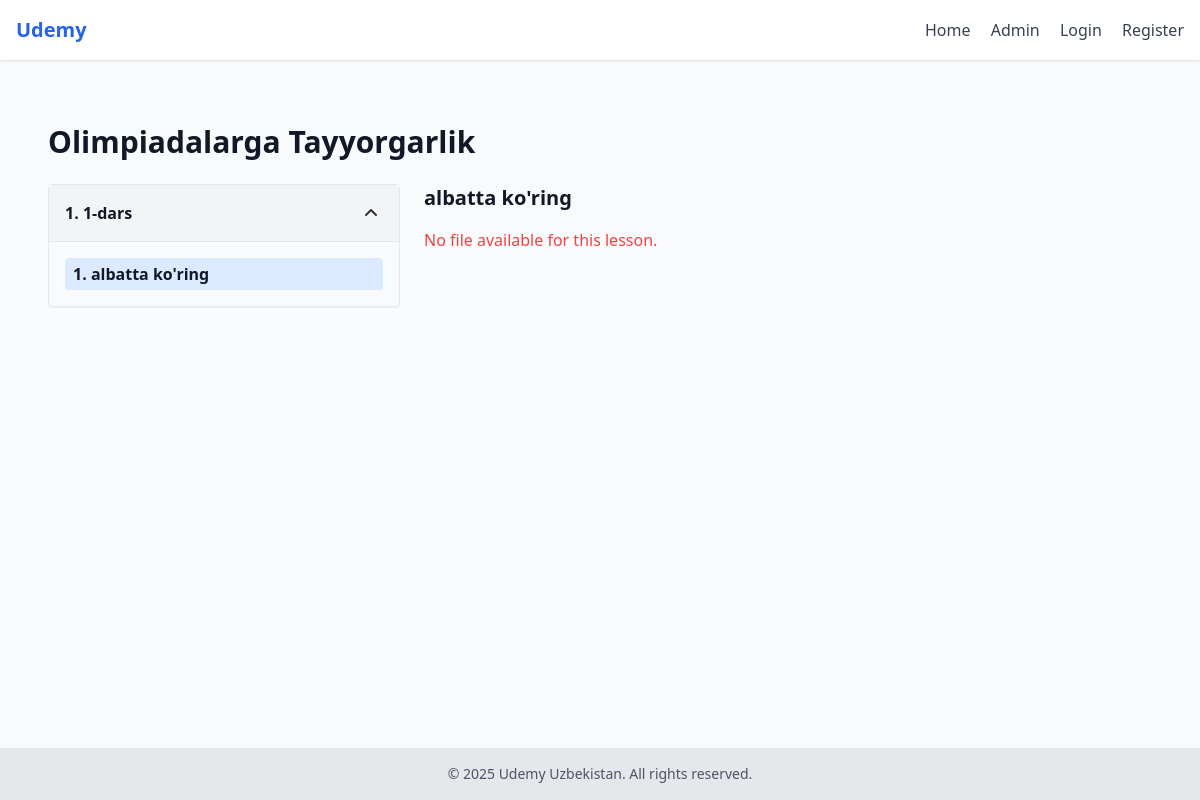
Before: /course/1/ with the older database file.
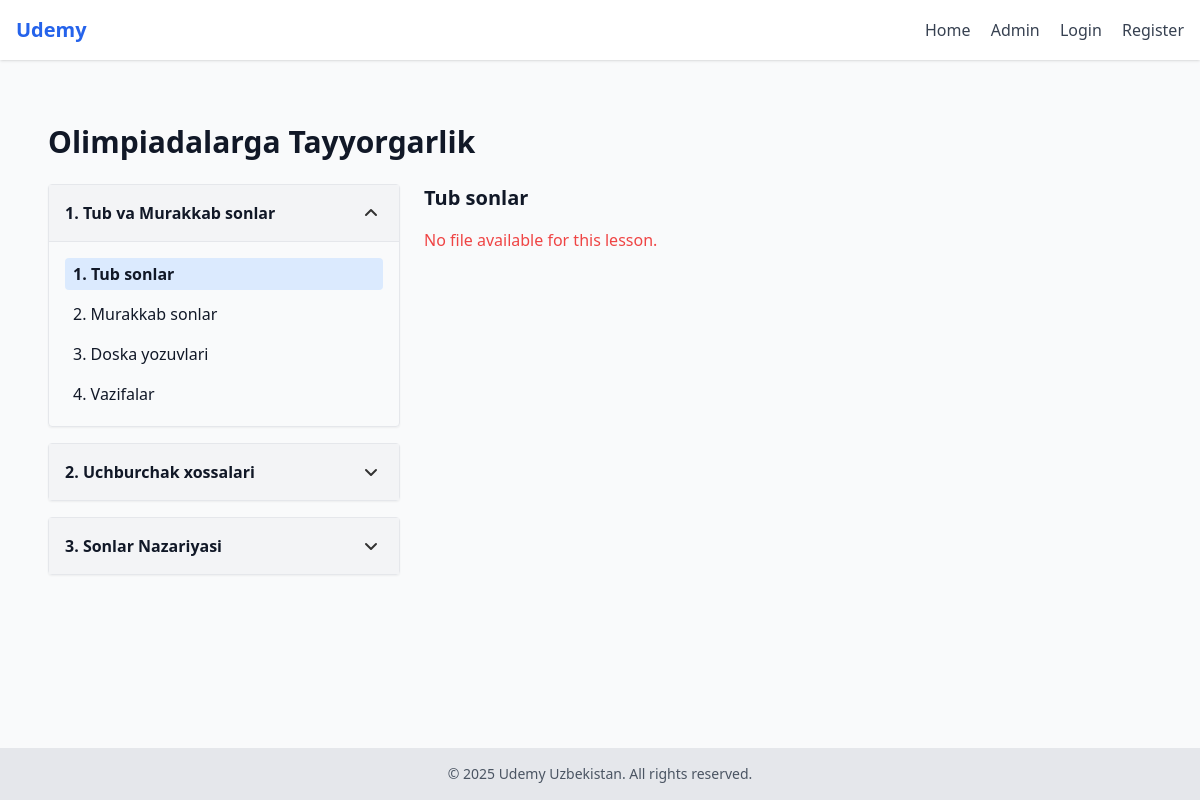
After: the same page with the newer database file.
### courses/models.py (models this page shows, shortened)
class Course(models.Model):
    title       = models.CharField(max_length=200)
    image       = models.ImageField(upload_to='course_images/', blank=True)
    description = models.TextField(blank=True)

class Section(models.Model):
    course = models.ForeignKey(
        Course,
        on_delete=models.CASCADE,
        related_name='sections'
    )
    title = models.CharField(max_length=200)
    order = models.PositiveIntegerField(default=0)
    class Meta:
        ordering = ['order']
        unique_together = [('course', 'order')]

class Lesson(models.Model):
    section = models.ForeignKey(
        Section,
        on_delete=models.CASCADE,
        related_name='lessons'
    )
    title = models.CharField(max_length=200)
    file_path = models.CharField(
        max_length=500,
        blank=True,
        help_text="Supabase path, e.g. 'folder/filename.mp4' or 'folder/filename.pdf'"
    )
    order = models.PositiveIntegerField(default=0)
    class Meta:
        ordering = ['order']
        unique_together = [('section', 'order')]

### courses/views.py (the view)
def lesson_detail(request, course_pk, lesson_pk=None):
    course = get_object_or_404(Course, pk=course_pk)
    sections = course.sections.prefetch_related('lessons').all()
    if lesson_pk:
        lesson = get_object_or_404(Lesson, pk=lesson_pk, section__course=course)
    else:
        first_section = sections.first()
        lesson = first_section.lessons.first() if first_section and first_section.lessons.exists() else None
    open_section_id = lesson.section.id if lesson else (sections.first().id if sections else None)
    signed_url = None
    if lesson and lesson.file_path:
        try:
            signed_url = sb.storage.from_(settings.SUPABASE_BUCKET).create_signed_url(
                lesson.file_path,
                3600
            )["signedURL"]
        except Exception as e:
            print("⚠️ Supabase signed URL error:", e)
    return render(request, 'courses/course_detail.html', {
        'course': course,
        'sections': sections,
        'lesson': lesson,
        'signed_url': signed_url,
        'open_section_id': open_section_id,
    })

### templates/courses/course_detail.html (shortened to what this page needs)
{% extends 'base.html' %}
{% load static %}
{% block content %}
<div class="p-6">
  <h1 class="text-3xl font-bold mb-6">{{ course.title }}</h1>
  <div class="grid grid-cols-1 lg:grid-cols-3 gap-6">
    <aside class="lg:col-span-1 space-y-4">
      {% for section in sections %}
        <div
          x-data="{ open: {{ section.id|add:'0' }} === {{ open_section_id|add:'0' }} }"
          class="border rounded shadow-sm"
        >
          <button @click="open = !open"
                  class="w-full text-left p-4 bg-gray-100 font-semibold flex justify-between items-center">
            <span>{{ section.order|add:"1" }}. {{ section.title }}</span>
            <span>
              <template x-if="open">
                <svg width="24" height="24" fill="none" xmlns="http://www.w3.org/2000/svg">
                  <path d="M17 14L12 9L7 14" stroke="#333" stroke-width="2" stroke-linecap="round" stroke-linejoin="round"/>
                </svg>
              </template>
              <template x-if="!open">
                <svg width="24" height="24" fill="none" xmlns="http://www.w3.org/2000/svg">
                  <path d="M7 10L12 15L17 10" stroke="#333" stroke-width="2" stroke-linecap="round" stroke-linejoin="round"/>
                </svg>
              </template>
            </span>
          </button>
          <div x-show="open" class="p-4 space-y-2 border-t">
            {% for les in section.lessons.all %}
              <a href="{% url 'courses:lesson_detail' course.pk les.pk %}"
                 class="block px-2 py-1 rounded hover:bg-blue-100 {% if lesson and les.pk == lesson.pk %}bg-blue-100 font-semibold{% endif %}">
                {{ les.order|add:"1" }}. {{ les.title }}
              </a>
            {% empty %}
              <p class="text-gray-500 text-sm">No lessons yet.</p>
            {% endfor %}
          </div>
        </div>
      {% endfor %}
    </aside>
    <main class="lg:col-span-2">
      {% if lesson %}
        <h2 class="text-xl font-bold mb-4">{{ lesson.title }}</h2>
        {% if signed_url %}
          {% with lesson.file_path|lower as path %}
            {% if path|slice:"-4:" == ".mp4" %}
              <video class="w-full rounded-lg border bg-black" controls>
                <source src="{{ signed_url }}" type="video/mp4">
                Your browser does not support the video tag.
              </video>
            {% elif path|slice:"-4:" == ".pdf" %}
              <iframe src="{{ signed_url }}" width="100%" height="600px" class="rounded-lg border shadow"></iframe>
            {% else %}
              <p class="text-yellow-600 mt-4">Unsupported file type.</p>
            {% endif %}
          {% endwith %}
        {% else %}
          <p class="text-red-500 mt-4">No file available for this lesson.</p>
        {% endif %}
      {% else %}
        <p class="text-gray-500">Select a lesson to begin.</p>
      {% endif %}
    </main>
  </div>
</div>
{% endblock %}

### templates/base.html (shortened to what this page needs)
<!DOCTYPE html>
<html lang="en">
<head>
  <script src="https://cdn.tailwindcss.com"></script>
</head>
<body class="bg-gray-50 text-gray-900 flex flex-col min-h-screen">
  <nav class="bg-white shadow p-4 flex justify-between items-center">
    <h1 class="text-xl font-bold text-blue-600">Udemy</h1>
    <div class="space-x-4">
      <a href="/" class="text-gray-700 hover:text-blue-600">Home</a>
      <a href="/admin/" class="text-gray-700 hover:text-blue-600">Admin</a>
      <a href="#" class="text-gray-700 hover:text-blue-600">Login</a>
      <a href="#" class="text-gray-700 hover:text-blue-600">Register</a>
    </div>
  </nav>
  <main class="flex-grow px-6 py-10">
    {% block content %}{% endblock %}
  </main>
  <footer class="bg-gray-200 text-center py-4 mt-auto">
    <p class="text-sm text-gray-600">
      &copy; 2025 Udemy Uzbekistan. All rights reserved.
    </p>
  </footer>
</body>
</html>

Changed rows visible on the page:
removed Section: order|add "1", title "1-dars"
removed Lesson: order|add "1", title "albatta ko'ring"
added Section: order|add "1", title "Tub va Murakkab sonlar"
added Lesson: order|add "1", title "Tub sonlar"
added Lesson: order|add "2", title "Murakkab sonlar", shown under "1"
added Lesson: order|add "3", title "Doska yozuvlari", shown under "1"
added Lesson: order|add "4", title "Vazifalar", shown under "1"
added Section: order|add "2", title "Uchburchak xossalari"
added Section: order|add "3", title "Sonlar Nazariyasi"
